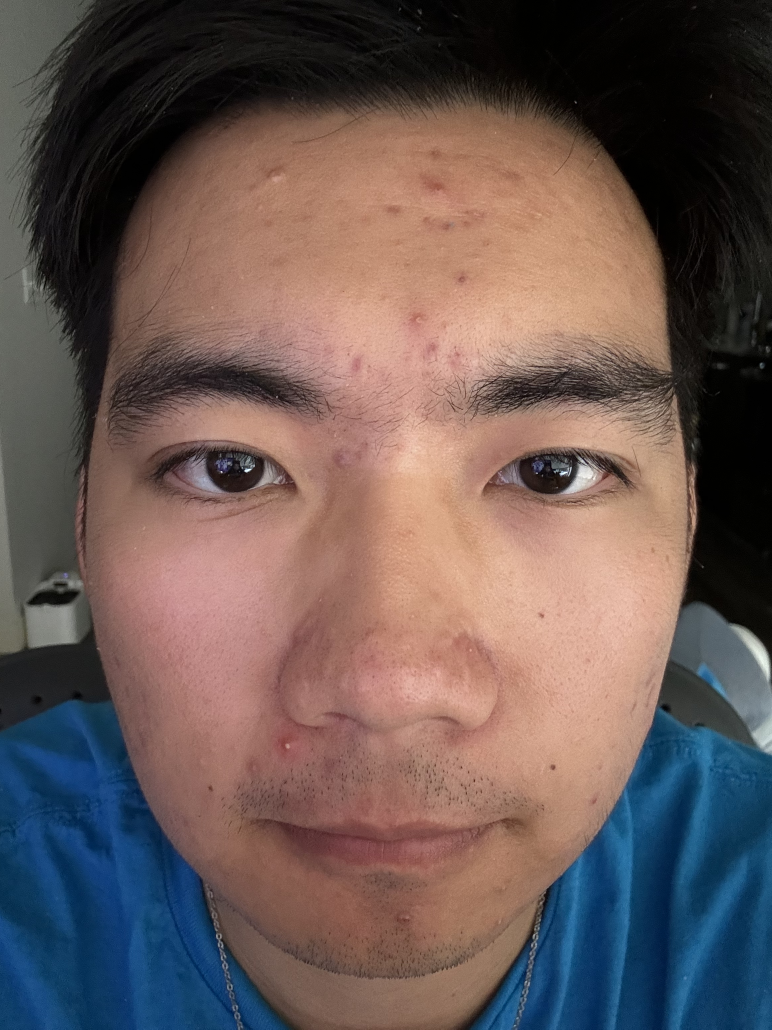
#> input picture test_iamge/Full Face/Full 1.jpg, 2316 x 3088 px (shown at 1/3 size)
$ python test.py
#> lines starting #> are read from the running program, lines starting #| are printed output that depends on the picture; after the words box and inside, x2 and y2 are one past the last pixel; in counts of white or black regions, pixels touching at a corner belong together
#> the answer given: test_iamge/Full Face/Full 1.jpg
import cv2
import numpy as np
import os


class FaceSkinAnalyzer:
    def __init__(self):
        current_dir = os.path.dirname(os.path.abspath(__file__))
        cascade_path = os.path.join(current_dir, 'haarcascade_frontalface_default.xml')

        if not os.path.exists(cascade_path):
            raise FileNotFoundError(f"Cascade classifier file not found at {cascade_path}")

        self.face_cascade = cv2.CascadeClassifier(cascade_path)

    def create_skin_mask(self, image):
        """创建肤色掩码"""
        # 转换到HSV色彩空间
        hsv = cv2.cvtColor(image, cv2.COLOR_BGR2HSV)

        # 定义肤色范围
        lower_skin = np.array([0, 20, 70])
        upper_skin = np.array([20, 150, 255])

        # 创建肤色掩码
        skin_mask = cv2.inRange(hsv, lower_skin, upper_skin)

        # 形态学操作改善掩码
        kernel = np.ones((3, 3), np.uint8)
        skin_mask = cv2.morphologyEx(skin_mask, cv2.MORPH_OPEN, kernel)
        skin_mask = cv2.morphologyEx(skin_mask, cv2.MORPH_CLOSE, kernel)

        return skin_mask

    def detect_skin_issues(self, face_region):
        """改进的皮肤问题检测"""
        # 创建肤色掩码
        skin_mask = self.create_skin_mask(face_region)

        # 转换到HSV色彩空间
        hsv = cv2.cvtColor(face_region, cv2.COLOR_BGR2HSV)

        # 痘痘检测（更严格的红色范围）
        lower_acne = np.array([0, 50, 50])
        upper_acne = np.array([10, 255, 255])
        acne_mask = cv2.inRange(hsv, lower_acne, upper_acne)

        # 将肤色掩码应用到痘痘检测结果
        acne_mask = cv2.bitwise_and(acne_mask, skin_mask)

        # 使用高斯模糊减少噪声
        acne_mask = cv2.GaussianBlur(acne_mask, (5, 5), 0)

        # 寻找轮廓
        contours, _ = cv2.findContours(acne_mask, cv2.RETR_EXTERNAL, cv2.CHAIN_APPROX_SIMPLE)

        # 分析轮廓
        skin_issues = []
        for cnt in contours:
            area = cv2.contourArea(cnt)
            if 20 < area < 200:  # 调整面积阈值
                x, y, w, h = cv2.boundingRect(cnt)

                # 计算轮廓的圆形度
                perimeter = cv2.arcLength(cnt, True)
                circularity = 4 * np.pi * area / (perimeter * perimeter) if perimeter > 0 else 0

                # 只选择较圆的区域作为痘痘
                if circularity > 0.4:
                    skin_issues.append((x, y, w, h, 'acne'))

        return skin_issues

    def analyze_image(self, image_path):
        """主要分析函数"""
#> called with image_path = 'test_iamge/Full Face/Full 1.jpg'
        if not os.path.exists(image_path):
            raise FileNotFoundError(f"Image file not found at {image_path}")

        image = cv2.imread(image_path)
#> image is the input picture: shape (3088, 2316, 3); mean B, G, R 85.8, 88.8, 105.4
        if image is None:
            raise ValueError(f"Unable to load image at {image_path}")

        # 调整图片大小以提高处理速度
        height, width = image.shape[:2]
#> height = 3088; width = 2316
        max_dimension = 800
        if max(height, width) > max_dimension:
            scale = max_dimension / max(height, width)
#> scale = 0.259
            image = cv2.resize(image, None, fx=scale, fy=scale)
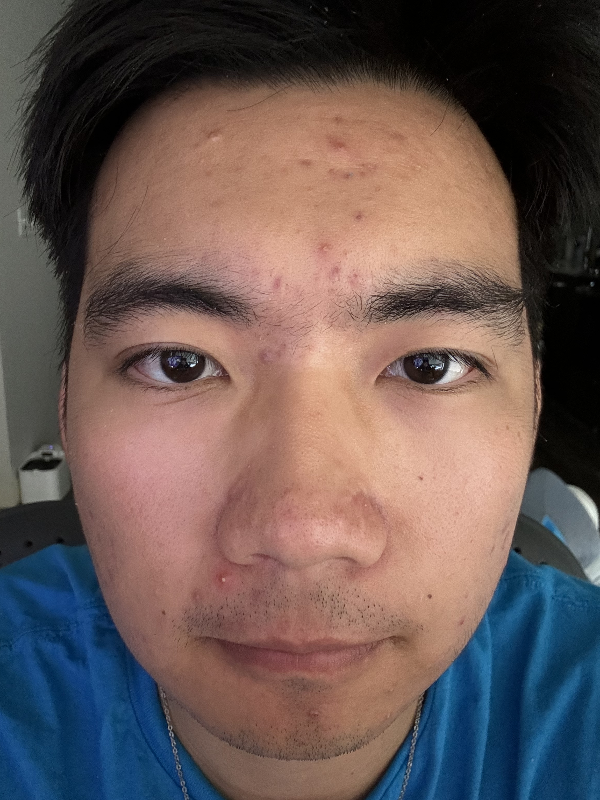
#> image: shape (800, 600, 3); mean B, G, R 85.6, 88.6, 105.3

        result_image = image.copy()
        gray = cv2.cvtColor(image, cv2.COLOR_BGR2GRAY)
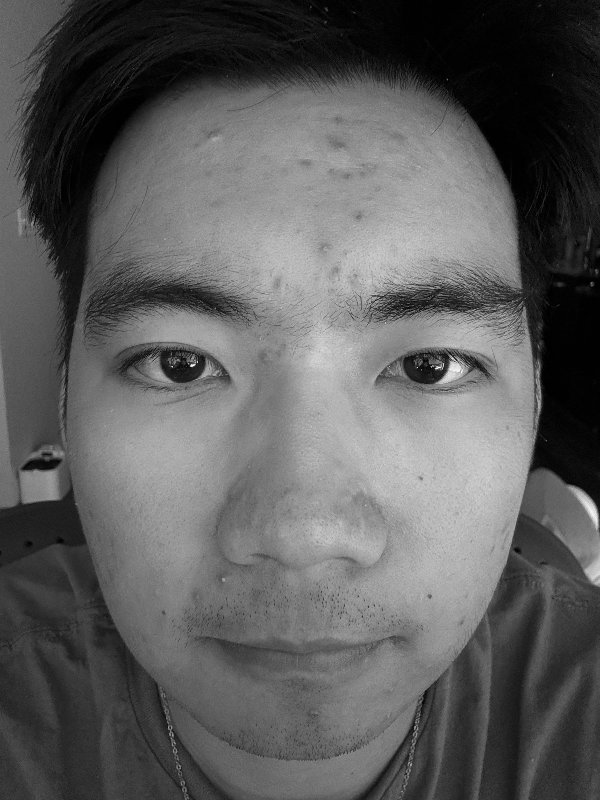
#> gray: shape (800, 600); min 0, max 252, mean 93.3

        # 使用不同的参数进行人脸检测
        faces = self.face_cascade.detectMultiScale(
            gray,
            scaleFactor=1.1,
            minNeighbors=5,
            minSize=(30, 30)
        )
#> faces = [[41, 164, 525, 525]]

        if len(faces) == 0:
            return [], result_image

        results = []
        for (x, y, w, h) in faces:
            face_region = image[y:y + h, x:x + w]

            # 检测皮肤问题
            skin_issues = self.detect_skin_issues(face_region)

            # 在结果图片上标注
            cv2.rectangle(result_image, (x, y), (x + w, y + h), (255, 0, 0), 2)

            for (ix, iy, iw, ih, issue_type) in skin_issues:
                # 使用半透明覆盖
                overlay = result_image.copy()
                cv2.rectangle(overlay, (x + ix, y + iy), (x + ix + iw, y + iy + ih), (0, 0, 255), -1)
                cv2.addWeighted(overlay, 0.3, result_image, 0.7, 0, result_image)

                # 添加标签
                cv2.putText(result_image, issue_type, (x + ix, y + iy - 5),
                            cv2.FONT_HERSHEY_SIMPLEX, 0.5, (0, 0, 255), 1)

            results.append({
                'face_location': (x, y, w, h),
                'skin_issues_count': len(skin_issues)
            })
#> this loop made 1 pass
#> (x, y, w, h, lower_acne in detect_skin_issues) on pass 1: (41, 164, 525, 525, [0, 50, 50])
#> pass 1, in analyze_image, `face_region = image[y:y + h, x:x + w]`:
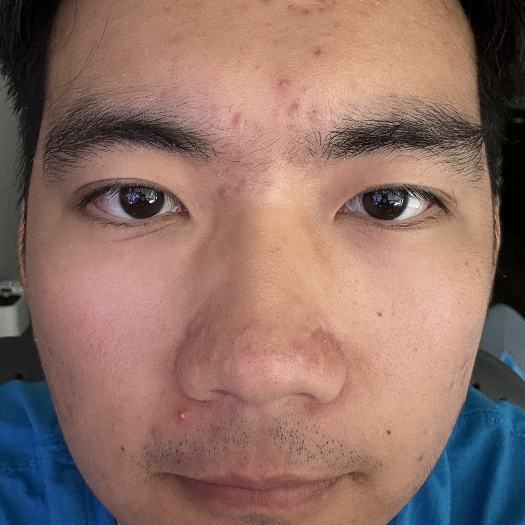
#> face_region: shape (525, 525, 3); mean B, G, R 102.5, 111.5, 142.2
#> pass 1, in create_skin_mask, `skin_mask = cv2.inRange(hsv, lower_skin, upper_skin)`:
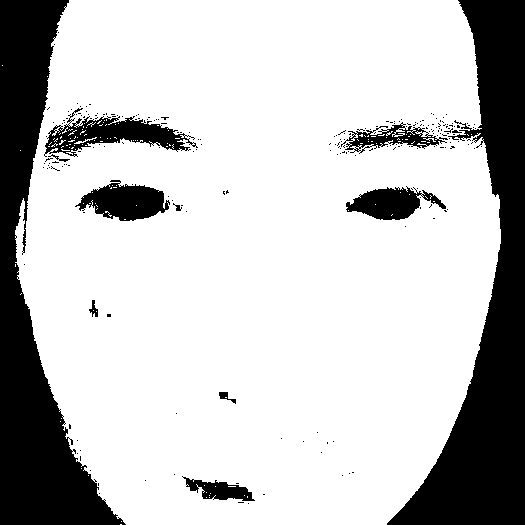
#> skin_mask: shape (525, 525); 76.9% white; 224 black regions (213 under 20 px), largest, box (x1, y1, x2, y2) and area: (387, 0, 525, 525) 28399, (0, 0, 126, 525) 25388, (44, 108, 198, 157) 2920
#> pass 1, in create_skin_mask, `skin_mask = cv2.morphologyEx(skin_mask, cv2.MORPH_OPEN, kernel)`:
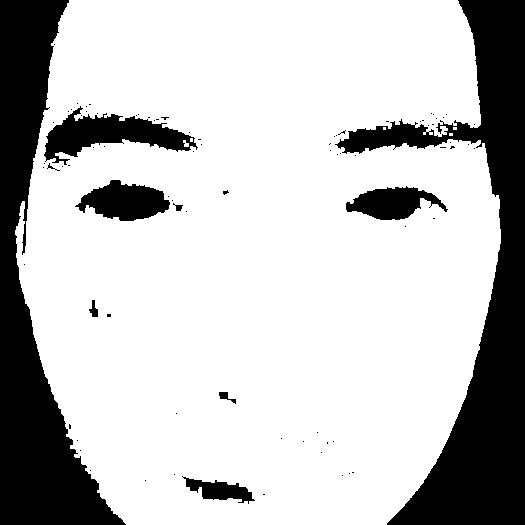
#> skin_mask: shape (525, 525); 76.1% white; 85 black regions (75 under 20 px), largest, box (x1, y1, x2, y2) and area: (335, 0, 525, 525) 30721, (0, 0, 126, 525) 25601, (44, 106, 198, 165) 3824
#> after the loop:
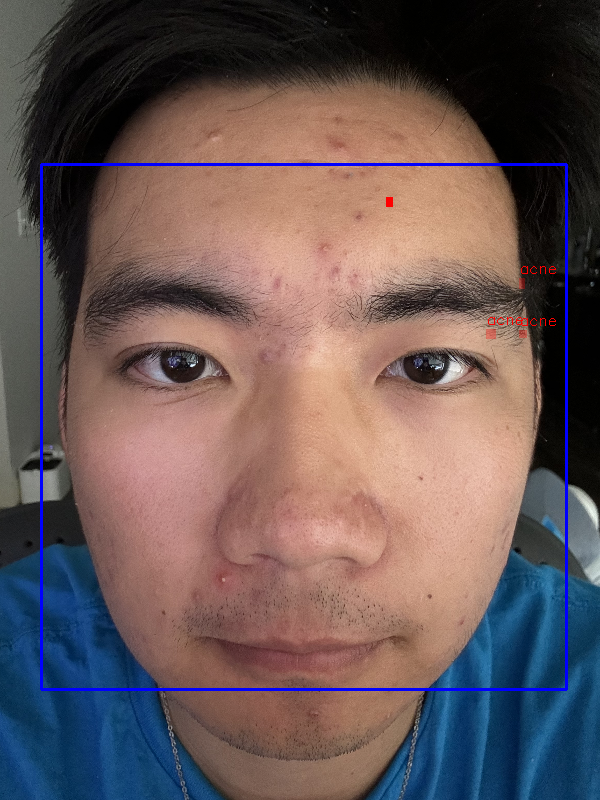
#> overlay: shape (800, 600, 3); mean B, G, R 88, 87.6, 104.4
#> after the loop:
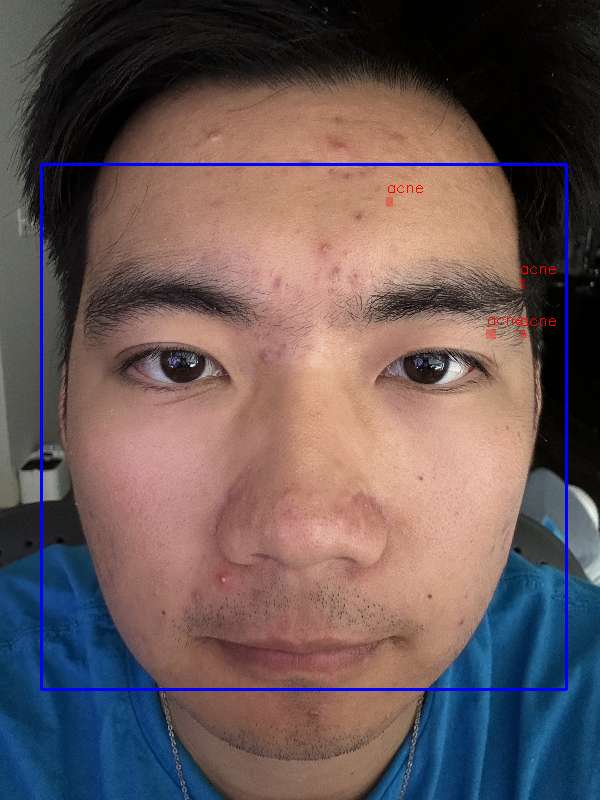
#> result_image: shape (800, 600, 3); 1.44% of pixels changed, all inside (x1, y1, x2, y2) = (40, 163, 568, 691)
#> after the loop, results = 1 item

        return results, result_image


if __name__ == "__main__":
    try:
        analyzer = FaceSkinAnalyzer()

        # 获取当前文件的目录
        current_dir = os.path.dirname(os.path.abspath(__file__))
        image_path = os.path.join(current_dir, 'face.jpg')

        if not os.path.exists(image_path):
            image_path = input("请输入图片的完整路径：").strip()

        results, marked_image = analyzer.analyze_image(image_path)
#> results = 1 item

        if results:
            print("检测结果:", results)
#| 检测结果: [{'face_location': (41, 164, 525, 525), 'skin_issues_count': 4}]

            # 显示结果
            cv2.imshow("Face Analysis Results", marked_image)
            cv2.waitKey(0)
            cv2.destroyAllWindows()

            # 保存结果
            output_path = os.path.join(current_dir, "result.jpg")
            cv2.imwrite(output_path, marked_image)
            print(f"结果已保存至：{output_path}")
        else:
            print("未检测到人脸，请检查图片")

    except Exception as e:
        print(f"错误: {str(e)}")

$ run again, on test_iamge/Full Face/Full 4.jpg
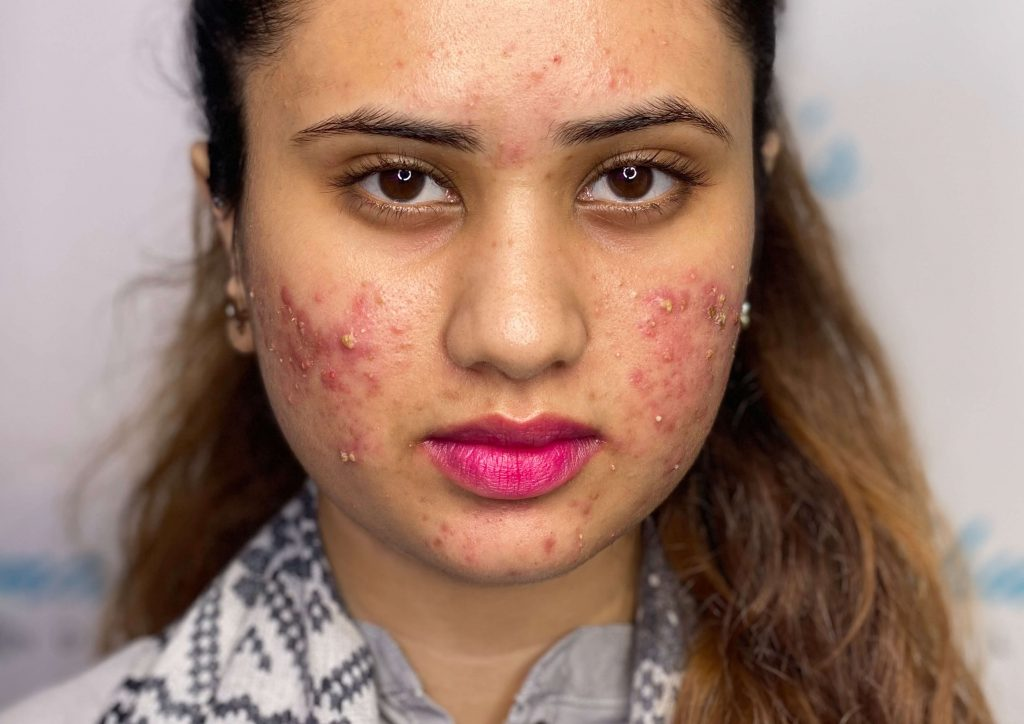
#> input picture test_iamge/Full Face/Full 4.jpg, 1024 x 724 px
#> in analyze_image, image is the input picture: shape (724, 1024, 3); mean B, G, R 113.6, 127.4, 159.1
#> image: shape (566, 800, 3)
#> faces = [[187, 10, 430, 430]]
#> the loop in analyze_image, `for (x, y, w, h) in faces:` made 1 pass
#> (x, y, w, h, lower_acne in detect_skin_issues) on pass 1: (187, 10, 430, 430, [0, 50, 50])
#> pass 1, in create_skin_mask, `skin_mask = cv2.inRange(hsv, lower_skin, upper_skin)`:
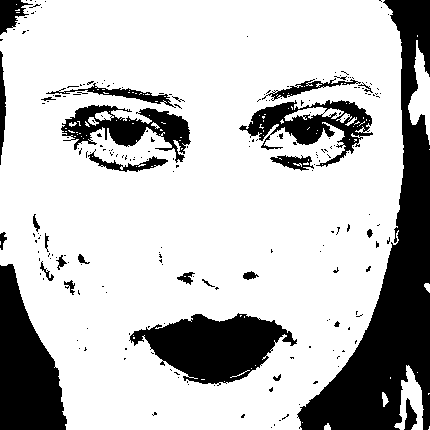
#> skin_mask: shape (430, 430); 75.9% white; 227 black regions (198 under 20 px), largest, box (x1, y1, x2, y2) and area: (297, 0, 430, 430) 19149, (0, 264, 67, 430) 7082, (129, 313, 297, 386) 6934
#> after the loop in analyze_image, `for (x, y, w, h) in faces:`:
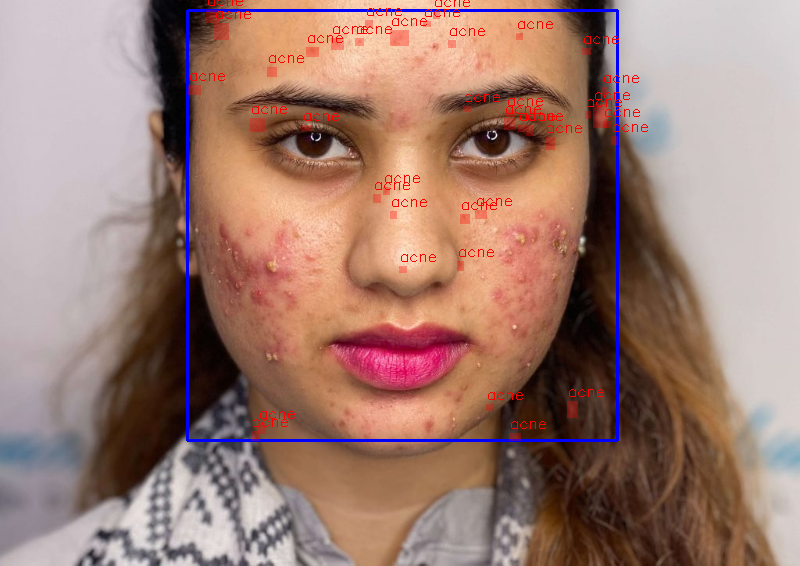
#> result_image: shape (566, 800, 3); mean B, G, R 114.7, 125.2, 158.6
#> after the loop in analyze_image, `for (x, y, w, h) in faces:`: results = 1 item
#| 检测结果: [{'face_location': (187, 10, 430, 430), 'skin_issues_count': 39}]

$ run again, on test_iamge/Full Face/Full 6.jpg
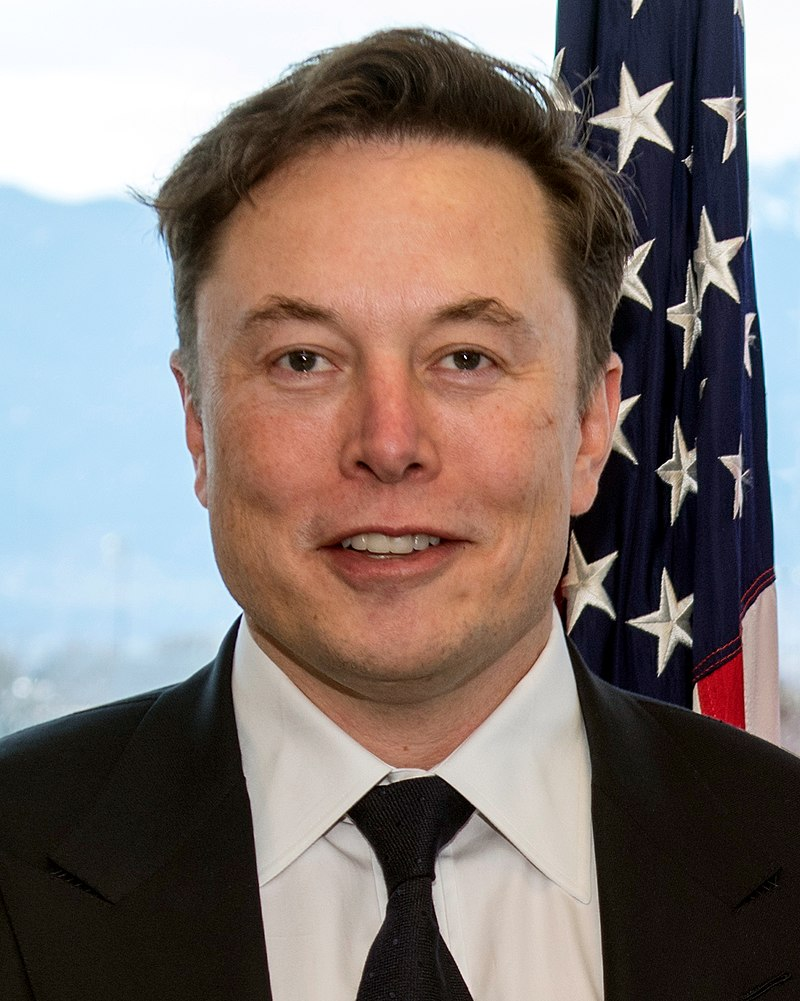
#> input picture test_iamge/Full Face/Full 6.jpg, 800 x 1001 px
#> in analyze_image, image is the input picture: shape (1001, 800, 3); mean B, G, R 115, 118.8, 130.6
#> image: shape (800, 639, 3)
#> faces = [[126, 138, 370, 370]]
#> the loop in analyze_image, `for (x, y, w, h) in faces:` made 1 pass
#> (x, y, w, h, lower_acne in detect_skin_issues) on pass 1: (126, 138, 370, 370, [0, 50, 50])
#> pass 1, in create_skin_mask, `skin_mask = cv2.inRange(hsv, lower_skin, upper_skin)`:
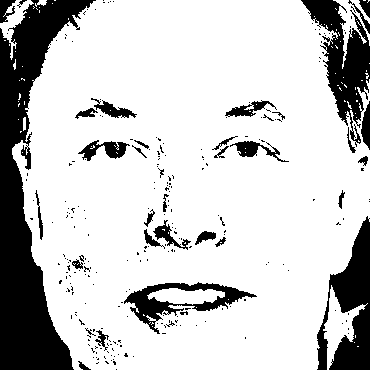
#> skin_mask: shape (370, 370); 78.8% white; 257 black regions (222 under 20 px), largest, box (x1, y1, x2, y2) and area: (0, 0, 96, 370) 14326, (317, 216, 370, 370) 4148, (301, 0, 370, 147) 3957
#> after the loop in analyze_image, `for (x, y, w, h) in faces:`:
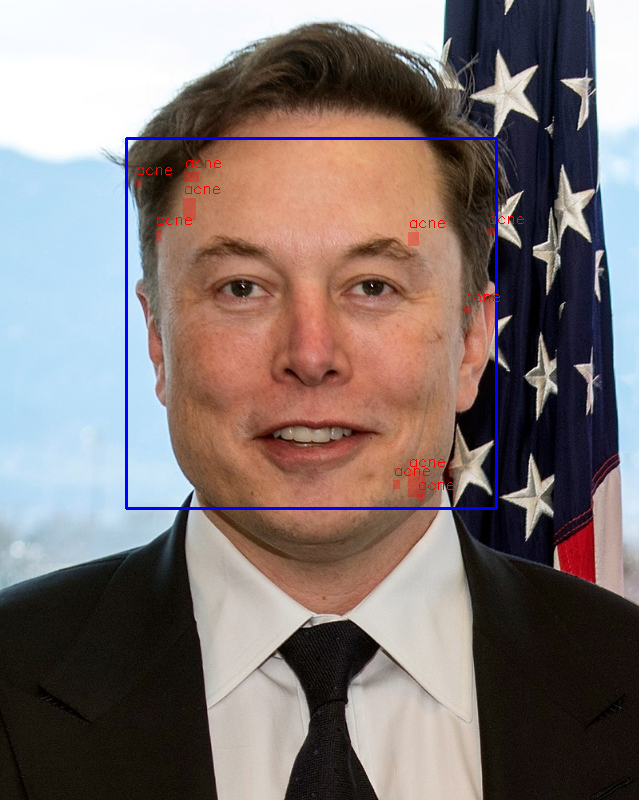
#> result_image: shape (800, 639, 3); mean B, G, R 115.8, 117.3, 129.6
#> after the loop in analyze_image, `for (x, y, w, h) in faces:`: results = 1 item
#| 检测结果: [{'face_location': (126, 138, 370, 370), 'skin_issues_count': 10}]

$ run again, on test_iamge/Full Face/Full 3.png
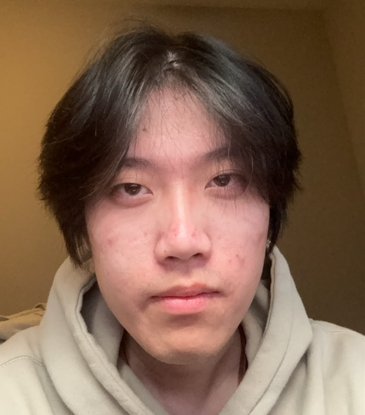
#> input picture test_iamge/Full Face/Full 3.png, 365 x 415 px
#> in analyze_image, image is the input picture: shape (415, 365, 3); mean B, G, R 81.6, 101.8, 131.7
#> faces = [[71, 110, 226, 226]]
#> the loop in analyze_image, `for (x, y, w, h) in faces:` made 1 pass
#> (x, y, w, h, lower_acne in detect_skin_issues) on pass 1: (71, 110, 226, 226, [0, 50, 50])
#> after the loop in analyze_image, `for (x, y, w, h) in faces:`:
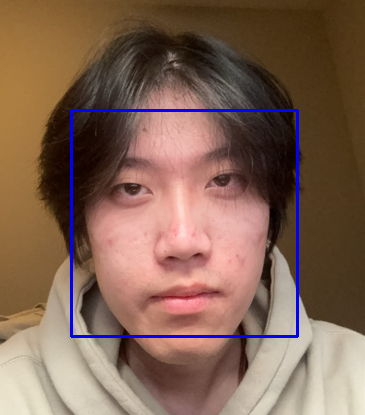
#> result_image: shape (415, 365, 3); 1.79% of pixels changed, all inside (x1, y1, x2, y2) = (70, 109, 299, 338)
#> after the loop in analyze_image, `for (x, y, w, h) in faces:`: results = 1 item
#| 检测结果: [{'face_location': (71, 110, 226, 226), 'skin_issues_count': 0}]
